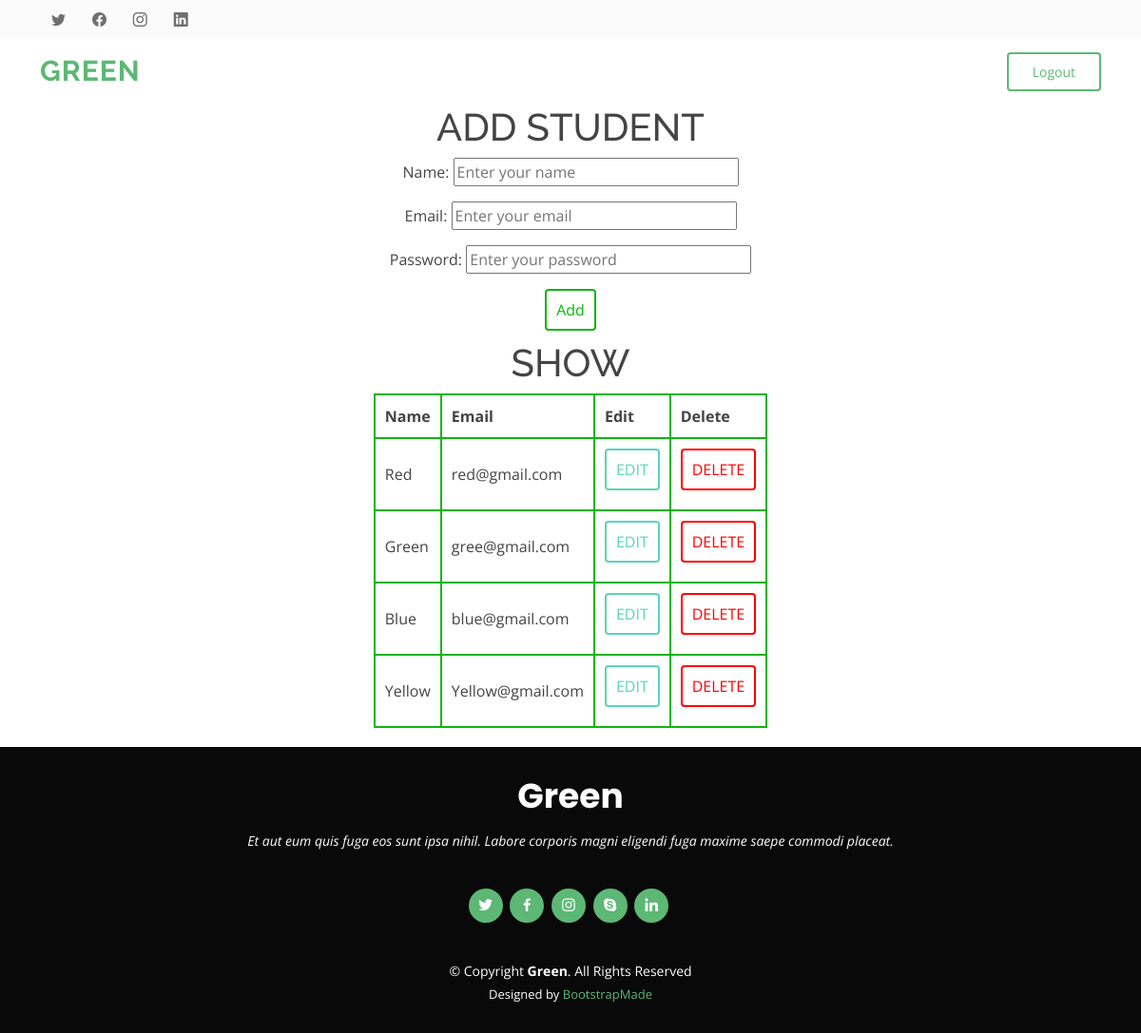
The app's page /add/ (signed in) with its own data.
### main/models.py (models this page shows)
class User1(models.Model):
    name=models.CharField(max_length=100)
    email=models.EmailField(max_length=100)
    password=models.CharField(max_length=100)

### main/views.py (the view)
# urls.py: path('add/',views.add,name='add'),
def add(request):
    if request.method=='POST':
        fm=StudentRegistration(request.POST)
        if fm.is_valid():
            nm=fm.cleaned_data['name']
            em=fm.cleaned_data['email']
            ps=fm.cleaned_data['password']
            reg=User1(name=nm, email=em, password=ps)
            reg.save()
    else:
        fm=StudentRegistration()
    stud=User1.objects.all()
    return render(request,'addshow.html', {'form':fm,'stu':stud})

### main/forms.py
class StudentRegistration(forms.ModelForm):
    class Meta:
        model=User1
        fields=['name','email','password']
        widgets={
            'name':forms.TextInput(attrs={'placeholder': 'Enter your name', 'style': 'width: 300px;','class':'form_control'}),
            'email':forms.TextInput(attrs={'placeholder': 'Enter your email', 'style': 'width: 300px;','class':'form_contol'}),
            'password':forms.PasswordInput(render_value=True,attrs={'placeholder': 'Enter your password', 'style': 'width: 300px;','class':'form_control'})
        }

### main/templates/addshow.html (shortened to what this page needs)
{% extends 'base.html' %}
{% block content %}
{% load static %}
<h1 style="text-align: center;">ADD STUDENT</h1>
<form action="" method="POST" style="text-align: center;">
    {{form.as_p}}
    <input type="submit" value="Add" class="buadd">
</form>
<h1 style="text-align: center;">SHOW</h1>
{% if stu %}
<table class="tabl">
    <tbody>
        <tr>
            <th>Name</th>
            <th>Email</th>
            <th>Edit</th>
            <th>Delete</th>
        </tr>
        {% for st in stu %}
        <tr>
            <td>{{st.name}}</td>
            <td>{{st.email}}</td>
            <td><form method="POST" action="{% url 'edit' st.id %}">
                <input type="submit" value="EDIT" class="edi">
            </form></td>
            <td><form method="POST" action="{% url 'delete' st.id %}">
                <input type="submit" value="DELETE" class="dele">
            </form></td>
        </tr>
    </tbody>
    {% endfor %}
</table>
{% endif %}
{% endblock %}

### static/css/style.css (style rules this page uses)
body { font-family: "Open Sans", sans-serif; color: #444444; }
h1, h2, h3, h4, h5, h6 { font-family: "Raleway", sans-serif; }

### main/templates/addshow.html (style rules this page uses)
.buadd { background-color: white; border: 2px solid rgb(15, 181, 15); padding: 8px 10px; margin-bottom: 10px; border-radius: 4px; color: rgb(15, 181, 15); }
.edi { background-color: white; border: 2px solid rgb(89, 212, 188); padding: 8px 10px; margin-bottom: 10px; border-radius: 4px; color: rgb(89, 212, 188); }
.dele { background-color: white; border: 2px solid red; padding: 8px 10px; margin-bottom: 10px; border-radius: 4px; color: red; }
.tabl { align-content: center; border: 2px solid rgb(15, 181, 15); border-radius: 10px; padding: 5px; margin-left: auto; margin-right: auto; margin-bottom: 20px; }
.tabl th { border: 2px solid rgb(15, 181, 15); padding: 10px; border-radius: 4px; }
.tabl td { border: 2px solid rgb(15, 181, 15); padding: 10px; border-radius: 4px; }

### records on screen
User1: name "Red", email "red@gmail.com"
User1: name "Green", email "gree@gmail.com"
User1: name "Blue", email "blue@gmail.com"
User1: name "Yellow", email "Yellow@gmail.com"
